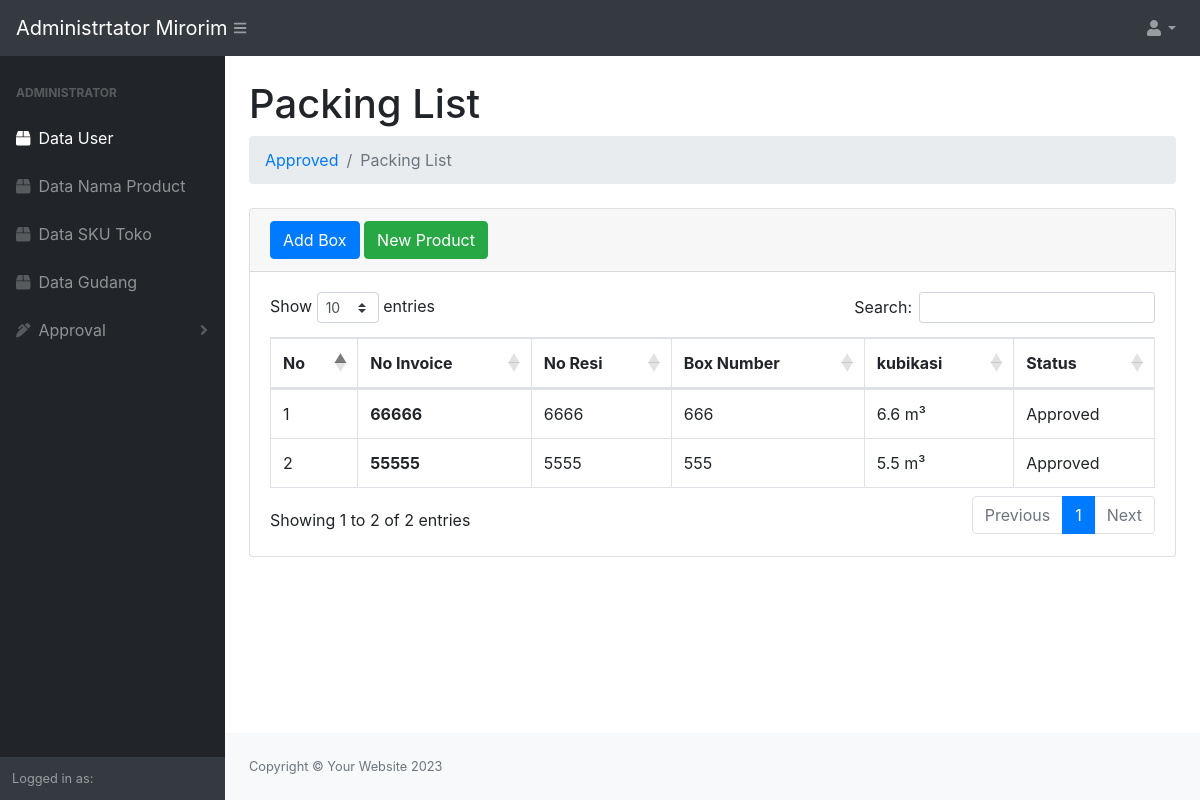
The page /admin/index.php?url=packinglist on the database its author committed.
### tables this page shows
CREATE TABLE `boxorder_id` (
  `id_box` int(11) NOT NULL,
  `id_delivery` int(11) NOT NULL,
  `invoice` varchar(200) NOT NULL,
  `resi` varchar(200) NOT NULL,
  `box` varchar(200) NOT NULL,
  `box_order` int(11) NOT NULL,
  `kubik_order` float NOT NULL,
  `status_box` varchar(200) NOT NULL DEFAULT 'Not Approved'
);

### purchase/packinglist.php (the view, shortened to what this page needs)
<div class="container-fluid">
                <h1 class="mt-4">Packing List</h1>
                <ol class="breadcrumb mb-4">
                    <li class="breadcrumb-item"><a href="approved.php">Approved</a></li>
                    <li class="breadcrumb-item active">Packing List</li>
                </ol>
                <div class="card mb-4">
                    <div class="card-header">
                        <button type="button" data-bs-toggle="modal" data-bs-target="#smallModalAdd" class="btn btn-primary">Add Box</button>
                        <a type="button" name="newbarang" class="btn btn-success" href="index.php?url=newitem">New Product</a>
                    </div>
                    <div class="card-body">
                        <div class="table-responsive">
                            <table class="table table-hover table-bordered" id="dataTable" width="100%" cellspacing="0">
                                <thead>
                                    <tr>
                                        <th>No</th>
                                        <th>No Invoice</th>
                                        <th>No Resi</th>
                                        <th>Box Number</th>
                                        <th>kubikasi</th>
                                        <th>Status</th>
                                    </tr>
                                </thead>
                                <tbody>
                                    <?php
                                        $ambildata = mysqli_query($conn, "SELECT * FROM boxorder_id");
                                        $i = 1;
                                        while($data=mysqli_fetch_array($ambildata)){
                                    ?>
                                    <tr>
                                        <td><?=$i++;?></td>
                                        <th data-bs-toggle="modal" data-bs-target="#largeModal<?=$data['invoice'];?>"><?=$data['invoice'];?></th>
                                        <td><?=$data['resi'];?></td>
                                        <td class="text-uppercase"><?=$data['box'];?></td>
                                        <td><?=$data['kubik_order'];?> m³</td>
                                        <td><?=$data['status_box'];?></td>
                                    </tr>
                                    <?php
                                        }
                                    ?>
                                    </tbody>
                            </table>
                        </div>
                    </div>
                </div>
            </div>

### rows shown on the page
boxorder_id: invoice "66666", resi "6666", box "666", kubik_order "6.6", status_box "Approved"
boxorder_id: invoice "55555", resi "5555", box "555", kubik_order "5.5", status_box "Approved"
